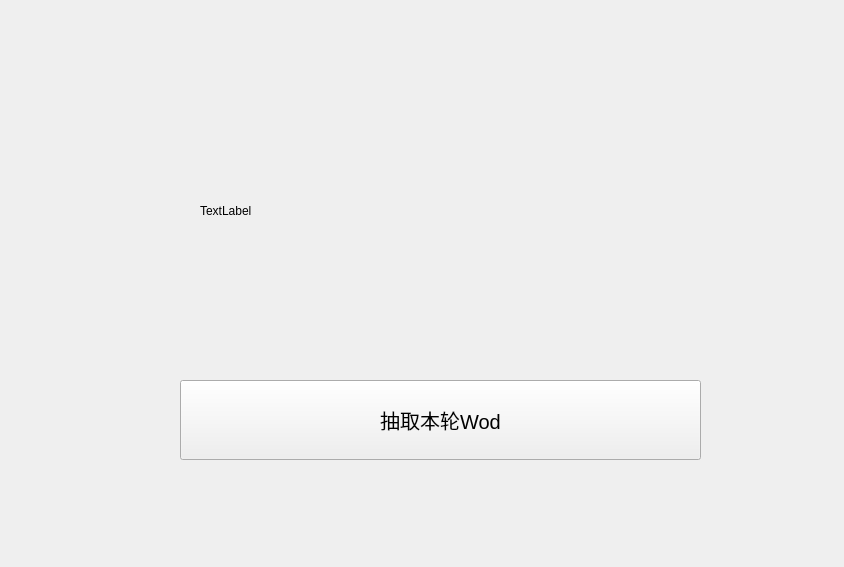
<?xml version="1.0" encoding="UTF-8"?>
<ui version="4.0">
 <class>WodLoopMainWindow</class>
 <widget class="QMainWindow" name="WodLoopMainWindow">
  <property name="geometry">
   <rect>
    <x>0</x>
    <y>0</y>
    <width>844</width>
    <height>567</height>
   </rect>
  </property>
  <property name="windowTitle">
   <string>MainWindow</string>
  </property>
  <widget class="QWidget" name="centralwidgetWhole">
   <widget class="QPushButton" name="pushButtonConfig">
    <property name="geometry">
     <rect>
      <x>180</x>
      <y>380</y>
      <width>521</width>
      <height>80</height>
     </rect>
    </property>
    <property name="sizePolicy">
     <sizepolicy hsizetype="Minimum" vsizetype="Fixed">
      <horstretch>2</horstretch>
      <verstretch>0</verstretch>
     </sizepolicy>
    </property>
    <property name="font">
     <font>
      <pointsize>15</pointsize>
     </font>
    </property>
    <property name="text">
     <string>抽取本轮Wod</string>
    </property>
   </widget>
   <widget class="QLabel" name="labelConfigPicture">
    <property name="geometry">
     <rect>
      <x>200</x>
      <y>80</y>
      <width>481</width>
      <height>261</height>
     </rect>
    </property>
    <property name="sizePolicy">
     <sizepolicy hsizetype="Expanding" vsizetype="Expanding">
      <horstretch>0</horstretch>
      <verstretch>0</verstretch>
     </sizepolicy>
    </property>
    <property name="text">
     <string>TextLabel</string>
    </property>
   </widget>
  </widget>
  <widget class="QMenuBar" name="menubar">
   <property name="geometry">
    <rect>
     <x>0</x>
     <y>0</y>
     <width>844</width>
     <height>22</height>
    </rect>
   </property>
  </widget>
  <action name="actionVersion">
   <property name="text">
    <string>版本</string>
   </property>
  </action>
  <action name="actionlContact">
   <property name="text">
    <string>联系我们</string>
   </property>
  </action>
 </widget>
 <resources/>
 <connections/>
</ui>
